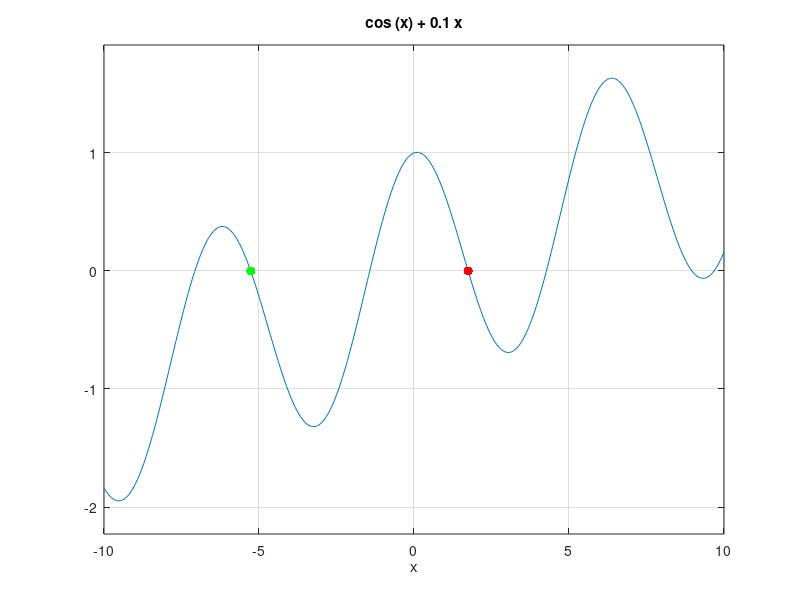

Reproduce this figure in MATLAB. (Note: this script raises an error after producing the figure.)
% ACM 11: Introduction to MATLAB

%% Week 6: Optimization, Interpolation, Curve Fitting, Numerical Integration

%% Optimization problems

%{
A huge number of useful tasks can be accomplished by solving a problem of
this form:

Minimize f(x) for x in Omega
such that g_i(x) <=0  for i =1,...,m

This is called an (mathematical) optimization problem,
or sometimes a 'program'.

x is an element of R^n, f is the objective function, the g_i are the
constraint functions, and Omega (a subset of R^n) is the domain.

As you might imagine, this is a very general class of problem, and
imposing more structure makes it easier to solve. Some things that make
it easier:

-  m = 0 (the problem is 'unconstrained')

-  f and g_i are linear or quadratic

   Omega is "simple" (all of R^n, an intersection of half-spaces,
      a convex set,..)

-  f and g are convex (definition below)

An important strategy in solving an optimization problem is to write it in
the  simplest way possible. A simple yet very important example:

    minimize (log x)^2
    such that x > 0

is a nonlinear, constrained problem, yet a simple change of variables
y = log(x) lets us solve the quadratic, unconstrained problem

    minimize y^2

This may seem absolutely trivial, but this kind of insight can make
a massive difference to the time it takes to solve a problem!
%}
%% Optimization
% MATLAB comes with a useful set of optimization tools in the optimization
% toolbox (which is available with all of Caltech's MATLAB versions)

%% Root-Finding
%  Finding zeros of functions is very related to minimization.
%  Indeed, in the simplest version a root-finding method - Newton's method
%  is minimizing a function by finding a zero of its gradient
clc; clear; close all;
f = @(x) cos(x)+0.1*x;
ezplot(f,[-10,10]);
grid on;
x0=fzero(f,0.5) % Finds a point x where f(x)=0. x0=0.5 is the initial value.
hold on;
plot(x0,f(x0),'.r','MarkerSize',20)
% fzero rearches for the root locally:
x1=fzero(f,-6)
plot(x1,f(x1),'.g','MarkerSize',20)

% Important remarak: For fzero, "solution" is where f(x) changes sign.
% Lets try
f=@(x) x.^2;
x0=fzero(f,0.5)
% According to fzero, x0=0 is not a solution, since f does not change sign!
% Function fsolve resolves this problem:
x0=fsolve(f,0.5)  % It is more general, it solves systems of nonlinear equations

% Why do we need fzero then?
% Let us consider an example:
f=@(x) x.^3;
x1=fzero(f,0.5)
x2=fsolve(f,0.5)
% fzero's answer is correct to within machine precision!
% fsolve gives an approximate solution
% The goals of two functoin are different:
% - fzero:  solves accurately simple equations
% - fsolve: solves approximately compicated (systems of) equations.

f1=@(x) x(1).^2+x(2).^2-25;
f2=@(x) 3*sin(x(1))+4*cos(x(2));
F=@(x) [f1(x); f2(x)];
x = fsolve(F,[0;0])

figure
fsurf(@(x,y) f1([x,y]),'FaceColor','blue')
hold on
fsurf(@(x,y) f2([x,y]),'FaceColor','green')
plot3(x(1),x(2),f1(x),'or','MarkerSize',10,'MarkerFaceColor','red')

% As you can tell by the fact that you need an initial guess,
% the algorithms only search locally and return local root.

x1 = fsolve(F,[3;3])
plot3(x1(1),x1(2),f1(x),'om','MarkerSize',10,'MarkerFaceColor','magenta')

%% Unconstrained Minimization
clear; clc; close all;
f = @(x) 0.1*(x+1).^2 + cos(x);
ezplot(f);
hold on;
[xmin0, fval0] = fminunc(f,0); % finds minimum of unconstrained function
[xmin1, fval1] = fminunc(f,1);
plot([xmin0 xmin1],[fval0 fval1],'rx');

% Or a function of several variable:
g = @(x) (x(1)-1).^2 + (x(2)-1).^2;
x0 = [2,2];
[x,gmin] = fminunc(g,x0)

% 'Wrapping objective functions'

clc; clear; close all;
% It's often the case that the function you want to minimize
% has various parameters (extra arguments that you want to 'freeze')
f = @(x,param) x.^2 + param*(x-1).^2;

% f as written isn't in the form that fminunc expects:
fminunc(f,0)

% But we can 'wrap it'
paramVal = 0.3243;
f_wrapped = @(x) f(x,paramVal);

[xmin, fmin] = fminunc(f_wrapped,0)

%% Constrained Minimization

% Minimization of a single-variable function on fixed interval: fminbnd
close all; clear; clc
f = @(x) 4*cos(x) + (x-1).^2 + (x-2).^(2);
[xmin,fval] = fminbnd(f,0,4);
ezplot(f);
hold on;
plot(xmin,fval,'rx');

% Linear Programs
%{
x=linprog(f,A,b,Aeq,beq,lb,ub): finds the minimum of the following
linear problem:

minimize f'*x
s.t. A*x-b <= 0
     Aeq*x=beq
     lb<=x<=ub
%}

% Example:
close all; clear; clc
f = [-1; -1/3];
A=  [1 1; 1 1/4; 1 -1; -1/4 -1; -1 -1;  -1 1];
b = [2; 1; 2; 1; -1; 2];
lb = zeros(2,1);  %lower bounds
ub = 2*ones(2,1);% upper bounds

[x,fval,exitflag] = linprog(f,A,b,[],[],lb,ub)

% - x is the solution
% - fval is the value of the objective function at the solution
% - exitflag is a value that describes the reason why linprog stopped
%     1: Function converged to a solution x.
%     0,-2,-3,-4,-5,-7: "bad news", for details: doc linprog

% Linearly constrained Quadratic Programs
%{
x = quadprog(H,f,A,b,Aeq,beq,lb,ub): finds the minimum of the following
quadratic problem:

Minimize (1/2)*x'*H*x + f'*x
s.t. A*x-b <= 0
     Aeq*x=beq
     lb<=x<=ub

Very similar to linprog.
%}
clc; clear; close all;
H = [1 -1; -1 2];
f = [-2; -6];
A = [1 1; -1 2; 2 1];
b = [2; 2; 3];
lb = zeros(2,1);
[x,fval,exitflag] =  quadprog(H,f,A,b,[],[],lb,[])

% General constrained minimization (hard!)
%  We won't get into the generalities of this.
%  This function can handle all of the previous examples and more,
%  but many problems of this type are computationally intractable
doc fmincon

%% Convex Optimization
%{

If A and B are vectors in R^n, a convex combination of A and B is an
expression of the form

sA +(1-s)B

where s is a real number in [0,1]. The set of all convex combinations
of A and B is thus the line segment between A and B.

A set is convex if it contains all convex combinations of all of its
poitns. That is, you can 'see' any point in the set from any other point.

A function f:R^n -> R defines a set (its 'epigraph') of all the points in
R^(n+1) with x_(n+1) >= f(x_1,...,x_n). That is, the set 'above' the
function.

A function is called convex if its epigraph is a convex set. The key
property of convex functions is that LOCAL minimizers are in fact GLOBAL.

A convex optimization problem is one in which the objective function, the
domain, and the constraints are all convex.

The conventional wisdom is that Matlab is very good at numerical linear
algebra and related operations, but is relatively poor at optimization.
But there are many excellent 3rd party Matlab applications, some of them
free, that do optimization very well.  A particularly simple package is
"cvx" by Michael Grant and Stephen Boyd.

Check:
 - This (free, excellent) textbook: http://www.stanford.edu/~boyd/cvxbook/
 - The CVX manual: http://web.cvxr.com/cvx/doc/CVX.pdf

This package is not always the (computationally) fastest way to solve a
problem, especially a large one, but it is extremely useful for
small-to-medium convex programming, and may well be the fastest approach
in terms of your own time.
%}

%% Interpolation
% MATLAB offers several function to perform 1d interpolation.
% We consider: interp1 (other: interpft, spline, pchip, etc)
% Note: for all interpolations, the values in x must be monotonic
% (increasing or decreasing) - use the sort function.
clc; clear; close all;
x = [0 0.785 1.570 2.356 3.141 3.927 4.712 5.497 2*pi];
y = [0 0.707 1.000 0.707 0.000 -0.707 -1.000 -0.707 -0.000];

% use plot tools
figure
subplot(2,2,1)
plot(x,y,'ob');
hold on
plot(x,y,'-r');  % linear interpolation
title('Using plot');

% Using interp1
xi = linspace(0,2*pi,1000); % points to interpolate value at
yinearest = interp1(x,y,xi,'nearest'); % nearest neighbor interpolation
yilinear = interp1(x,y,xi,'linear');
yispline = interp1(x,y,xi,'spline');
% To read about different methods: doc interp1

subplot(2,2,2)
plot(x,y,'o',xi, yinearest);
title('Nearest neighbor interpolation');
subplot(2,2,3)
plot(x,y,'o', xi, yilinear);
title('Linear interpolation');
subplot(2,2,4)
plot(x,y,'o',xi, yispline);
title('Spline interpolation');

%% Polynomial Fitting
clc; clear; close all;
% Using the GUI (Tools->Basic Fitting)
x=sort(randn(1,5));
y=randn(1,5)
plot(x,y,'o','MarkerFace','blue')

% MATLAB represents polynomials by vectors of coefficients
P = [1 0 2 3]; % corresponds to p(x) =  x^3 + 2*x + 3
% Evaluating with polyval:
% y = polyval(p,x) returns the value of a polynomial defined by p evaluated
% at x. The input argument p is a vector of length n+1 whose elements are
% the coefficients in descending powers of the polynomial to be evaluated.
xx = linspace(-3,3,100);
figure
plot(xx,polyval(P,xx),'.');

% Fitting with polyfit:
% p = polyfit(x,y,n) returns the coefficients for a polynomial p(x) of
% degree n that is a best fit (in a least-squares sense) for the data in y.
Pfit = polyfit(x,y,4);
yfit = polyval(Pfit,[min(x):0.01:max(x)]);
figure
plot(x,y,'o','MarkerFace','blue')
hold on
plot([min(x):0.01:max(x)],yfit,'k-');

%% Fitting General Functions

% Linear Least Squares
close all; clear; clc

f = @(beta,x) beta(1)*cos(x) + beta(2)*exp(x); %linear in the parameters!
n = 1000;             % number of data points
x = linspace(0,1,n)'; % "inputs"
betaRef = [1 -1];     % true value of beta
y = f(betaRef,x) + 0.1*randn(n,1);  % "outputs", the 2nd term is noise
A = [cos(x) exp(x)];
betaEst = A\y;     % solves data=A*beta for beta
figure
hold on
plot(x,y,'r+')
plot(x,f(betaRef,x),'g-','LineWidth',2)
plot(x,f(betaEst,x),'b-.','LineWidth',1)
legend('data','ground truth','fit');

% Nonlinear curve fitting
close all; clear; clc;
f = @(beta,x) beta(1) + exp(beta(2)*x) + sin(beta(3)*x); % nonlinear in parameters
n = 1000;
x = linspace(0,pi,n)';
betaRef = [1 -1 1];
y = f(betaRef,x) + 0.1*randn(n,1);
% lsqcurvefit: solves nonlinear curve-fitting problems in least-squares sense
% beta = lsqcurvefit(f,beta0,x,y) starts at beta0 and finds parameters beta
% to best fit the nonlinear function f(beta,x) to the data y
% (in the least-squares sense).
% In other words, it solves: ||f(beta,x) - y ||_2 -> min

beta0 = [0.5,0.5,0.5];
% beta0 = [2,2,2];
betaEst = lsqcurvefit(f, beta0, x, y)
figure
hold on
plot(x,y,'r+')
plot(x,f(betaRef,x),'g-','LineWidth',2)
plot(x,f(betaEst,x),'b-.','LineWidth',1)
legend('data','ground truth','fit');

%% Making nonlinear porblem linear is not always a good idea!
%{
close all; clear; clc
f = @(beta,x) beta(1)*exp(beta(2)*x); %nonlinear
n = 1000;
x = linspace(0,1,n)';
betaRef = [1 1];
y = f(betaRef,x) + 0.1*randn(n,1);

% nonlinear way:
beta0 = [3, -3];
betaEst1 = lsqcurvefit(f, beta0, x, y);

% converting to a linear fitting problem
% take the log: log(y) = m(1) + m(2)*x, where
% m(1)=log(beta(1)) abd m(2)=beta(2)
logData = log(y);
A = [ones(length(x),1), x];
mEst = A\logData;
betaEst2 = [exp(mEst(1)), mEst(2)];
figure
hold on
plot(x,y,'r+')
plot(x,f(betaRef,x),'r-','LineWidth',1)
plot(x,f(betaEst1,x),'b--','LineWidth',1)
plot(x,f(betaEst2,x),'m--','LineWidth',1)
legend('data','ground truth','"nonlinear" fit','"linear" fit');
%}
%% Numerical Integration (aka quadrature)
%{
Numerical integration is the process of approximating the value of an
integral.  The general technique, called quadrature, is to sample the
function f at a few points, interpolate these points piece-wise with a
polynomial of degree n, integrate this polynomial exactly, and return this
as our approximation.  The interpolation and exact integration can be
combined into one step, so no actual interpolation really happens.
%}

%{
Matlab choses gridpoints adaptively. The workhorse routine is "integral":
-   I = integral(f,xmin,xmax) numerically integrates function f
from xmin to xmax using using global adaptive quadrature and default
error tolerances.
-   I=integral(fun,xmin,xmax,Name,Value)  specifies additional options
with one or more Name,Value pair arguments, e.g.
'AbsTol',1e-12 sets the absolute error tolerance to approximately 12
decimal places of accuracy.
%}

clc; clear; close all;
f=@(x) exp(-(x.^2)/2);    % the integrand
Iapprox = integral(f,-Inf,Inf)
Iexact = sqrt(2*pi)

% absolute error
error=abs(Iexact - Iapprox)

% MATLAB can also do double and triple integration
doc integral2
doc integral3

%% Dialog Boxes and Waitbar
% Matlab can popup dialog boxes (see "dialog" or "msgbox").
clc; clear; close all;
msgbox('Mission Accomplished');

% Here's an example of a waitbar: it graphically displays a sliding counter.
h = waitbar(0,'Computing...');
for i = 1:300
    pause(.05);         % wait .05 seconds
    % (usually, a lengthy computation goes here)
    waitbar(i/300,h);
end
close(h);

%% Remember: Matlab always has the answer.
% If puzzled, just type and execute in the command line:
why
